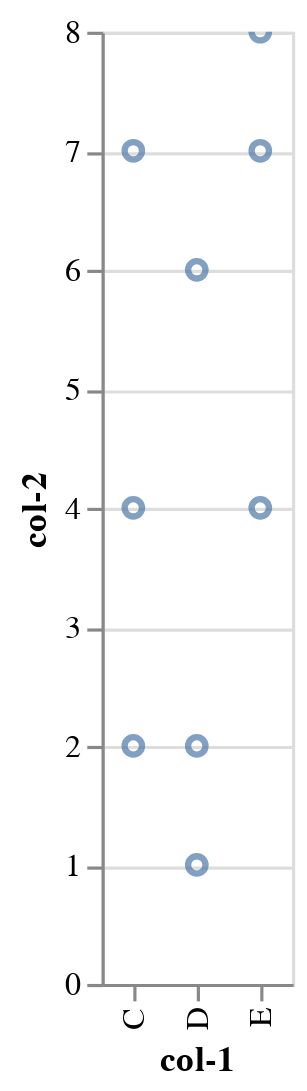

The code cell stored with this chart in its notebook:
### Markdown cell above
#### Making Charts Interactive
In addition to basic charts, one of the unique features of Altair is that users can interact with charts, including controls such as panning, zooming, and selecting a range of data.  
Behind the theme, you can implement the pan and zoom by just calling the interactive() module. For example:

### Code cell
# Now make it interactive!
alt.Chart(data).mark_point().encode(
    x='col-1',
    y='col-2'
).interactive()

### Figure 1 — Vega-Lite specification as saved in the notebook (floating-point values rounded to 4 significant figures)
{"config": {"view": {"continuousWidth": 400, "continuousHeight": 300}}, "data": {"name": "data-987ce147df1a029be4356f387a0b52f1"}, "mark": "point", "encoding": {"x": {"field": "col-1", "type": "nominal"}, "y": {"field": "col-2", "type": "quantitative"}}, "selection": {"selector001": {"type": "interval", "bind": "scales", "encodings": ["x", "y"]}}, "$schema": "https://vega.github.io/schema/vega-lite/v4.17.0.json", "datasets": {"data-987ce147df1a029be4356f387a0b52f1": [{"col-1": "C", "col-2": 2}, {"col-1": "C", "col-2": 7}, {"col-1": "C", "col-2": 4}, {"col-1": "D", "col-2": 1}, {"col-1": "D", "col-2": 2}, {"col-1": "D", "col-2": 6}, {"col-1": "E", "col-2": 8}, {"col-1": "E", "col-2": 4}, {"col-1": "E", "col-2": 7}]}}
